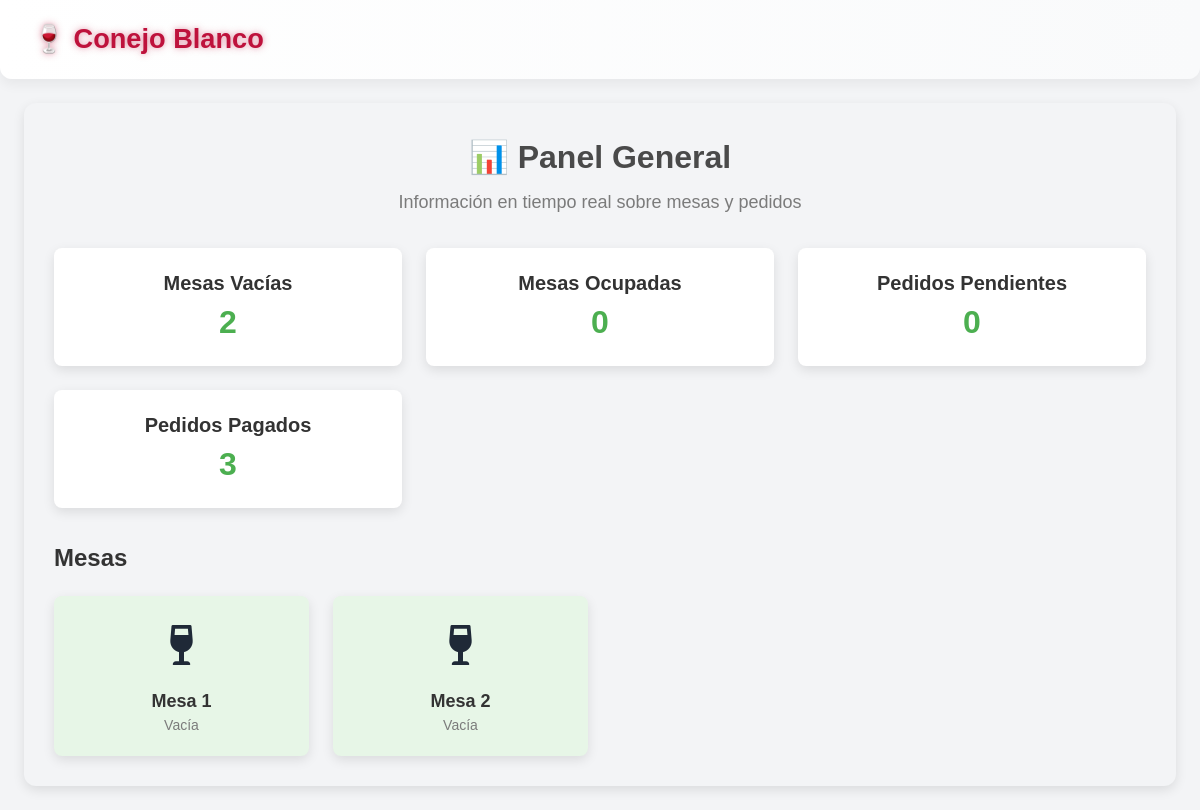
The app's page /api/usuarios/panel_general/, older data.
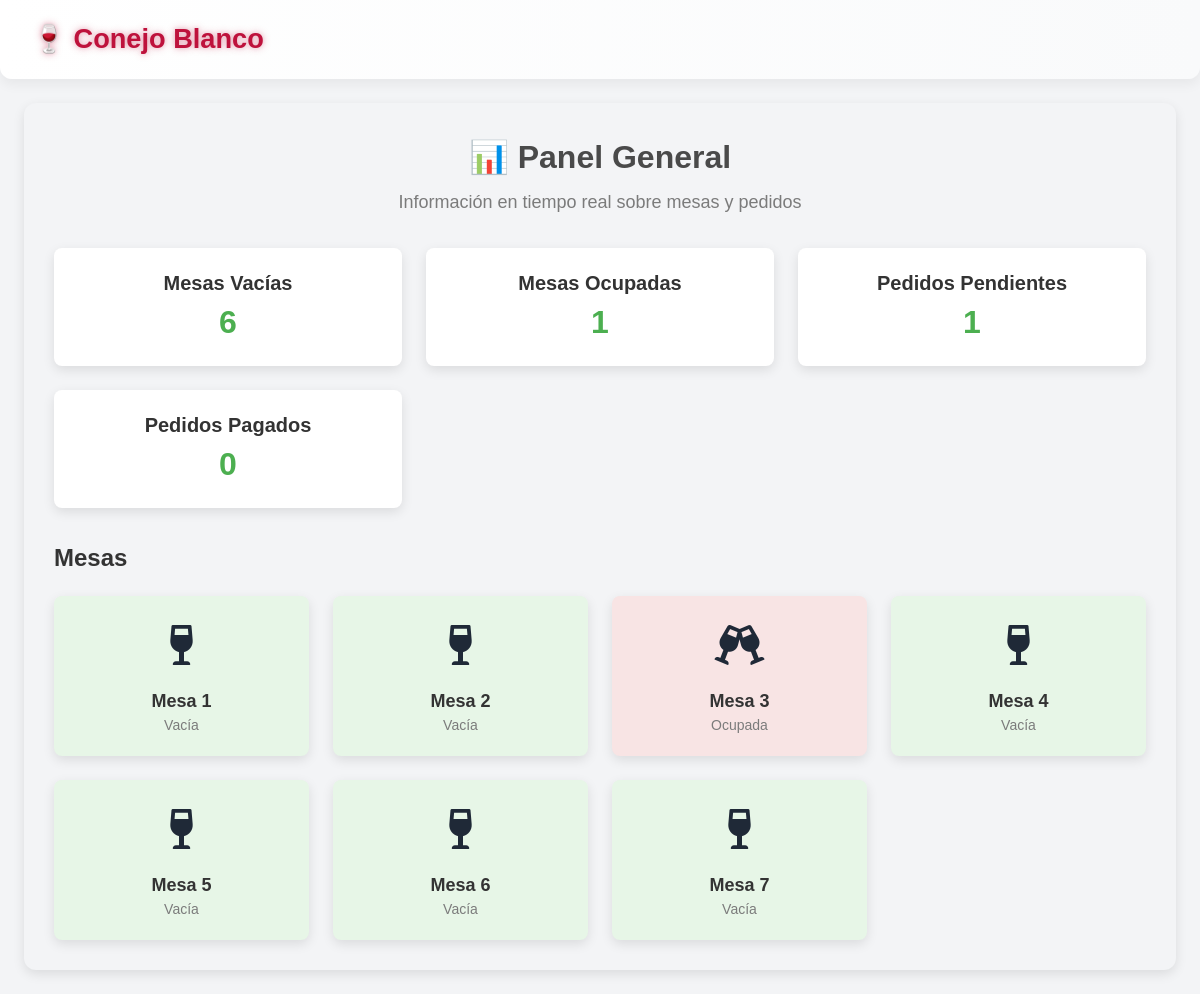
The same page, newer data.
### mesa/models.py (models this page shows, shortened)
class Mesa(models.Model):
    UBICACIONES = (
        (1, 'Primer piso'),
        (2, 'Segundo piso'),
    )
    numeroMesa = models.PositiveIntegerField()
    capacidad = models.PositiveIntegerField()
    ubicacion = models.IntegerField(choices=UBICACIONES)
    sede = models.ForeignKey(Sede, on_delete=models.CASCADE)
    ocupada = models.BooleanField(default=False)
    class Meta:
        unique_together = ('numeroMesa', 'sede')  # Evitar duplicados en una sede

### usuarios/views.py (the view)
# urls.py: path('panel_general/', views.panel_general, name='panel_general'),
def panel_general(request):
    mesas = Mesa.objects.all()
    mesas_vacias_count = mesas.filter(ocupada=False).count()
    mesas_ocupadas_count = mesas.filter(ocupada=True).count()
    pedidos_pendientes_count = Pedido.objects.filter(estado="pendiente").count()
    pedidos_pagados_count = Pedido.objects.filter(estado="pagado").count()  # Cambié 'cerrado' por 'pagado'
    return render(request, 'general.html', {
        'mesas': mesas,
        'mesas_vacias_count': mesas_vacias_count,
        'mesas_ocupadas_count': mesas_ocupadas_count,
        'pedidos_pendientes_count': pedidos_pendientes_count,
        'pedidos_pagados_count': pedidos_pagados_count,  # Cambié la variable aquí también
    })

### templates/general.html (shortened to what this page needs)
{% extends 'base.html' %}
{% load static %}
{% block head %}
  <link rel="stylesheet" href="{% static 'css/general.css' %}">
  <link rel="stylesheet" href="https://cdnjs.cloudflare.com/ajax/libs/font-awesome/6.0.0-beta3/css/all.min.css">
{% endblock %}
{% block content %}
<div class="panel-general-container">
  <div class="panel-header">
    <h1 class="panel-title">📊 Panel General</h1>
    <p class="panel-subtitle">Información en tiempo real sobre mesas y pedidos</p>
  </div>
  <div class="panel-statistics grid grid-cols-1 sm:grid-cols-2 lg:grid-cols-3 gap-6 mt-8">
    <div class="stat-card mesas-vacias">
      <h3 class="stat-title">Mesas Vacías</h3>
      <p class="stat-count">{{ mesas_vacias_count }}</p>
    </div>
    <div class="stat-card mesas-ocupadas">
      <h3 class="stat-title">Mesas Ocupadas</h3>
      <p class="stat-count">{{ mesas_ocupadas_count }}</p>
    </div>
    <div class="stat-card pedidos-pendientes">
      <h3 class="stat-title">Pedidos Pendientes</h3>
      <p class="stat-count">{{ pedidos_pendientes_count }}</p>
    </div>
    <div class="stat-card pedidos-pagados">
      <h3 class="stat-title">Pedidos Pagados</h3>
      <p class="stat-count">{{ pedidos_pagados_count }}</p>
    </div>
  </div>
  <div class="panel-mesas mt-8">
    <h2 class="section-title">Mesas</h2>
    <div class="mesas-container grid grid-cols-1 sm:grid-cols-2 md:grid-cols-3 lg:grid-cols-4 gap-6 mt-4">
      {% for mesa in mesas %}
        <div class="mesa {% if mesa.ocupada %}ocupada{% else %}vacia{% endif %}">
            <div class="mesa-icon">
                {% if mesa.ocupada %}
                  <i class="fa-solid fa-champagne-glasses ocupada"></i>
                {% else %}
                  <i class="fa-solid fa-wine-glass vacia"></i>
                {% endif %}
            </div>
          <p class="mesa-label">Mesa {{ mesa.numeroMesa }}</p>
          <p class="mesa-status">{% if mesa.ocupada %}Ocupada{% else %}Vacía{% endif %}</p>
        </div>
      {% endfor %}
    </div>
  </div>
</div>
{% endblock %}

Row changes from the older to the newer data that the page shows:
added Mesa: ocupada True (drawn), numeroMesa "3"
added Mesa: ocupada False (drawn), numeroMesa "4"
added Mesa: ocupada False (drawn), numeroMesa "5"
added Mesa: ocupada False (drawn), numeroMesa "6"
added Mesa: ocupada False (drawn), numeroMesa "7"
Text that changed along with them:
{{ mesas_vacias_count }}: "2" → "6"
{{ mesas_ocupadas_count }}: "0" → "1"
{{ pedidos_pendientes_count }}: "0" → "1"
{{ pedidos_pagados_count }}: "3" → "0"
